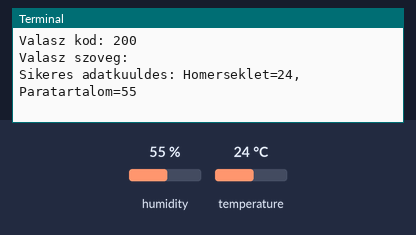
This program was run on a simulated Raspberry Pi (BCM pin numbers). Shown: the last lines printed to the terminal. The test bench sets the inputs (shaded band); at power-on: humidity 55 %, temperature 24 °C. Web requests get an empty 200 reply after 0.4 s.

Above: at 1.2 s.
1.3 s: humidity set to 22 %
At 11.26 s:
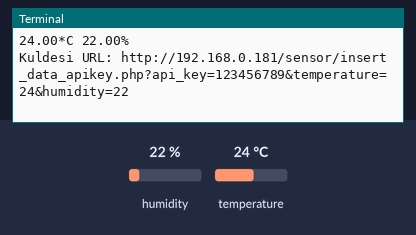
12.1 s: temperature set to 12 °C
At 22.7 s:
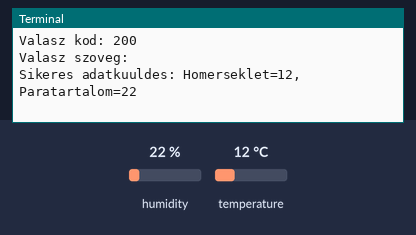
22.9 s: humidity set to 40 %
At 34.2 s:
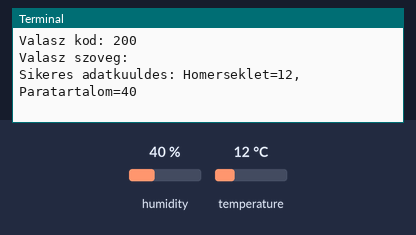
Timing chart, 0 to 35.7 s (numbered marks = the images above; inputs shaded):
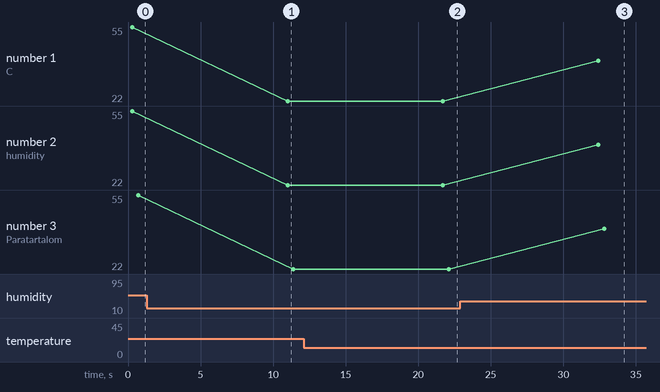

Measured:
- after the input at 1.3 s, the terminal: prints a new line after 9.7 s (image 1)
- after the input at 12.1 s, the terminal: prints a new line after 9.6 s (image 2)
- after the input at 22.9 s, the terminal: prints a new line after 9.5 s (image 3)
- plotted number 1: 55 → 22 after the input at 1.3 s, 22 → 40 after the input at 22.9 s
- plotted number 2: 55 → 22 after the input at 1.3 s, 22 → 40 after the input at 22.9 s
- plotted number 3: 55 → 22 after the input at 1.3 s, 22 → 40 after the input at 22.9 s

The program:

api_send_data_rand_test_raspi_2.py
```python
import requests
import time
from pigpio_dht import DHT11

apikey = "123456789"

# Adatok kuldese a sajat php api-ra
def send_data_to_api(temperature, humidity):
    url = f'http://192.168.0.181/sensor/insert_data_apikey.php?api_key={apikey}&temperature={temperature}&humidity={humidity}'
    print(f"Kuldesi URL: {url}")
    try:
        response = requests.get(url)
        print(f"Valasz kod: {response.status_code}")
        print(f"Valasz szoveg: {response.text}")

        if response.status_code == 200:
            print(f"Sikeres adatkuuldes: Homerseklet={temperature}, Paratartalom={humidity}")
        else:
            print(f"Sikertelen adatkuuldes: {response.status_code}")
    except Exception as e:
        print(f"Hiba a kuldes soran: {e}")

sensor = DHT11(4)  # GPIO4 (BCM szamozas)

# Vegtelen ciklus 10 masodperces idokozonken
while True:
    result = sensor.read()
    if result['valid']:
        temperature = round(result['temp_c'], 2)
        humidity = round(result['humidity'], 2)
        print(f"{temperature:05.2f}*C {humidity:05.2f}%")

        # Adatok kuldese
        send_data_to_api(temperature, humidity)
    else:
        print("Ervenytelen szenzor olvasas")

    # 10 masodperces varakozas
    time.sleep(10)
```
